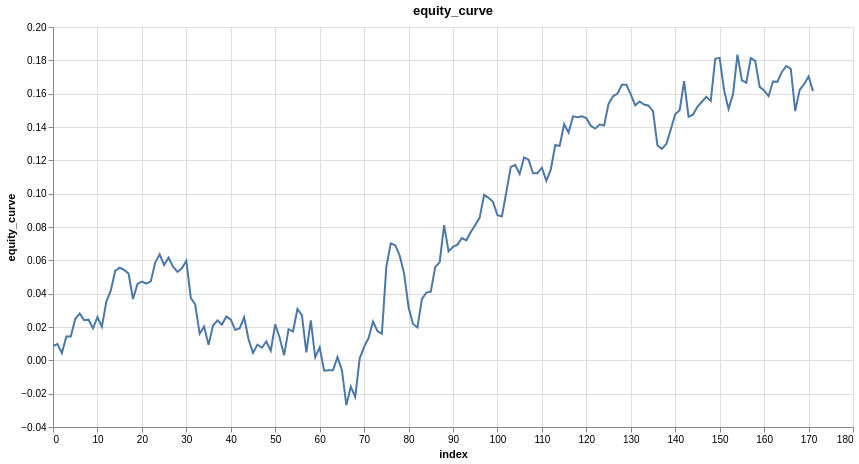

The notebook cell this image was saved under:
### Code cell
# features = ['close_log_return_lag_1','close_log_return_lag_2','close_log_return_lag_3']
# model = LinearModel(len(features))
# model_trades = research.learn_model_trades(ts.drop_nulls(), features, target, model, loss=nn.L1Loss())
# model_trades = research.add_tx_fees_log(model_trades, maker_fee, taker_fee)
# research.plot_column(model_trades, 'equity_curve')
features = features_12h
model = LinearModel(len(features))
model.apply(research.init_weights)
model_trades = research.learn_model_trades(
    ts.drop_nulls(),
    features,
    target,
    model,
    no_epochs=200,
    loss=best_12h_loss,
)
model_trades = research.add_tx_fees_log(model_trades, maker_fee, taker_fee)
research.plot_column(model_trades, 'equity_curve')

### Figure 1 — Vega-Lite specification as saved in the notebook (floating-point values rounded to 4 significant figures; data arrays with more than 128 entries replaced by an {"elided": "..."} marker saying what was removed)
{"config": {"view": {"continuousWidth": 300, "continuousHeight": 300}}, "data": {"name": "data-9e8f80158513a40552cf4f303a89c16d"}, "mark": {"type": "line", "tooltip": true}, "encoding": {"x": {"field": "index", "type": "quantitative"}, "y": {"field": "equity_curve", "type": "quantitative"}}, "height": 400, "params": [{"name": "param_1e9efca18e7a2868", "select": {"type": "interval", "encodings": ["x", "y"]}, "bind": "scales"}], "title": "equity_curve", "width": 800, "$schema": "https://vega.github.io/schema/vega-lite/v6.4.1.json", "datasets": {"data-9e8f80158513a40552cf4f303a89c16d": {"elided": "172 records"}}}
